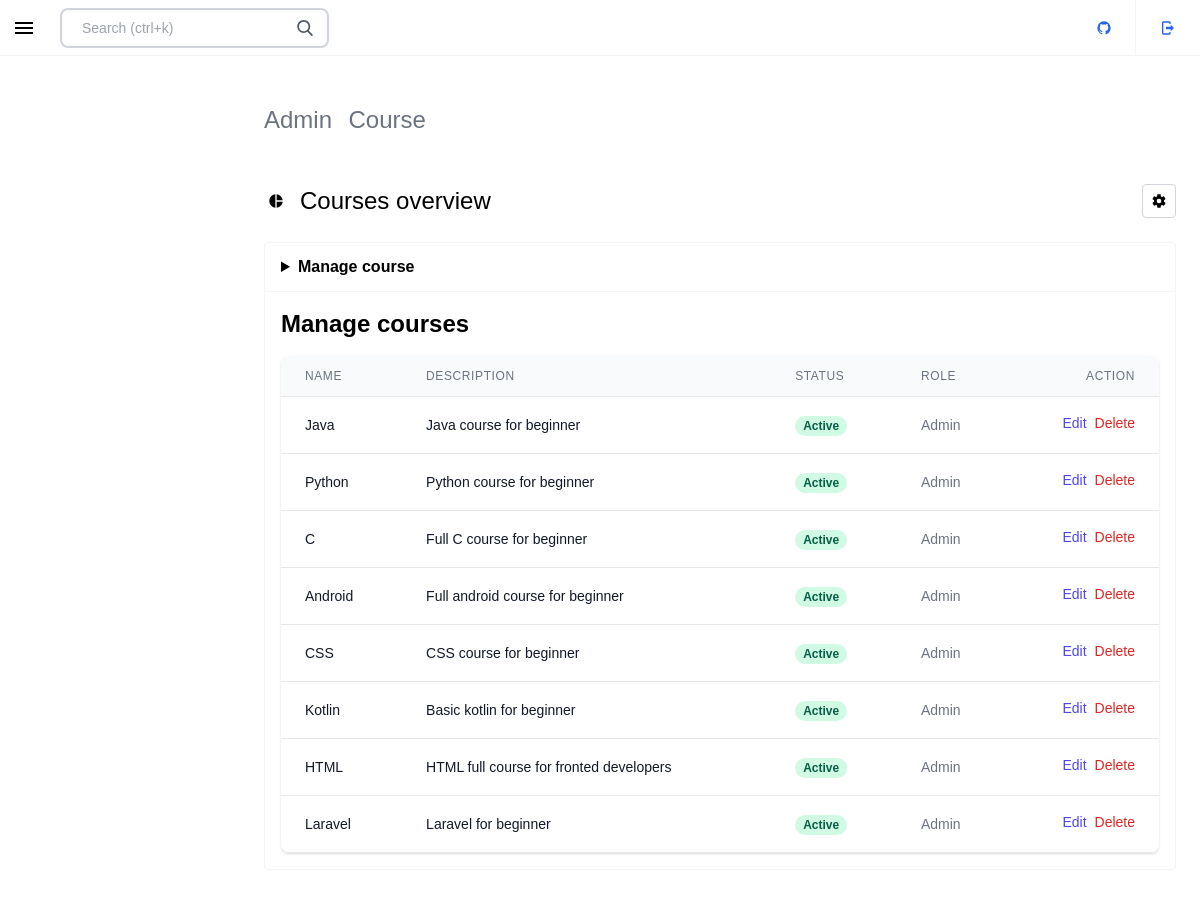
/admin/index.php (signed in), run on an earlier commit of the app's database.
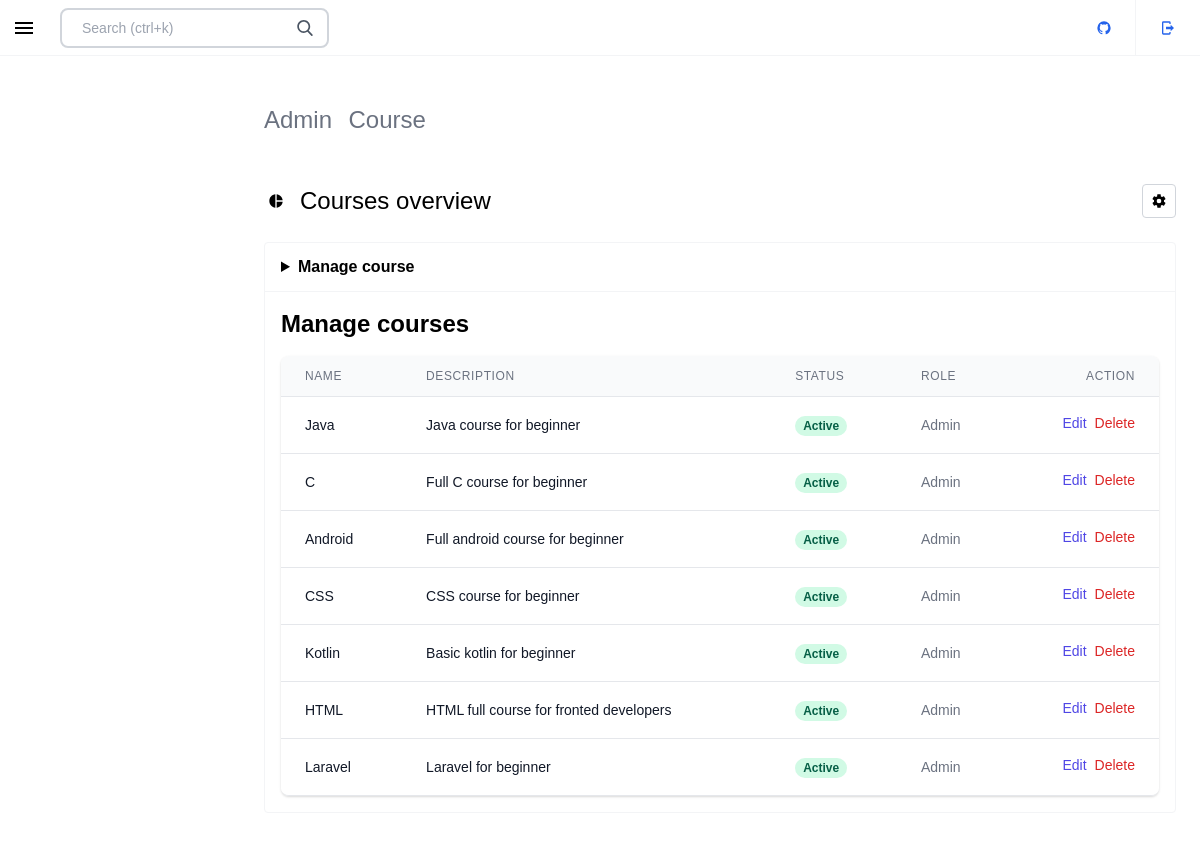
And on a later commit of the database.
### tables this page shows
CREATE TABLE `courses` (
  `id` int(11) NOT NULL AUTO_INCREMENT,
  `course_name` varchar(255) DEFAULT NULL,
  `course_description` varchar(255) DEFAULT NULL,
  `course_image` varchar(255) DEFAULT NULL,
  `user_id` int(11) DEFAULT NULL,
  `language_id` int(11) DEFAULT NULL,
  PRIMARY KEY (`id`),
  KEY `course_user_id_fk` (`user_id`),
  KEY `course_language_fk` (`language_id`),
  CONSTRAINT `course_language_fk` FOREIGN KEY (`language_id`) REFERENCES `languages` (`lang_id`) ON DELETE SET NULL,
  CONSTRAINT `course_user_id_fk` FOREIGN KEY (`user_id`) REFERENCES `users` (`id`)
);

### admin/inc/function.php (called while the page is built, shortened)
<?php
function display_courses()
{
    include("inc/connect.php");
    $query = $con->prepare("select * from courses");
    $query->setFetchMode(PDO::FETCH_ASSOC);
    $query->execute();
    while ($row = $query->fetch()) {
        $course_list[] = $row;
    }
    return $course_list;
}

### admin/inc/course/course.php (the view, shortened to what the changed rows need)
<link href="https://cdn.jsdelivr.net/npm/tom-select/dist/css/tom-select.css" rel="stylesheet" />
<?php
$courses = display_courses(); ?>
<section class="px-0 md:px-6 py-6">
    <section class="px-6 sm:px-0 mb-6 flex items-center justify-between">
        <div class="flex items-center justify-start">
            <h1 class="text-2xl">Courses overview</h1>
        </div>
    </section>
    <div class="md:rounded border-gray-100 dark:bg-gray-900/70 bg-white border dark:border-gray-800 mb-6">
        <div class="flex flex-col flex-grow mt-4">
            <div class="my-2">
                <div class="py-2 align-middle px-4">
                    <div class="shadow overflow-hidden border-b border-gray-200 sm:rounded-lg">
                        <table class="divide-y divide-gray-200 min-w-full">
                            <thead class="bg-gray-50">
                                <tr>
                                    <th scope="col" class="px-6 py-3 text-left text-xs font-medium text-gray-500 uppercase tracking-wider">Name</th>
                                    <th scope="col" class="px-6 py-3 text-left text-xs font-medium text-gray-500 uppercase tracking-wider">Description</th>
                                    <th scope="col" class="px-6 py-3 text-left text-xs font-medium text-gray-500 uppercase tracking-wider">Status</th>
                                    <th scope="col" class="px-6 py-3 text-left text-xs font-medium text-gray-500 uppercase tracking-wider">Role</th>
                                    <th scope="col" class="px-6 py-3 text-left text-xs font-medium text-gray-500 uppercase tracking-wider text-right">Action</th>
                                </tr>
                            </thead>
                            <tbody class="bg-white divide-y divide-gray-200">
                                <?php
                                $courses = display_courses();
                                foreach ($courses as $course) {
                                ?>
                                    <tr>
                                        <td class="px-6 py-4 whitespace-nowrap">
                                            <div class="flex items-center">
                                                <div class="text-sm font-medium text-gray-900"> <?php echo $course['course_name'] ?> </div>
                                            </div>
                                        </td>
                                        <td class="px-6 py-4 whitespace-nowrap">
                                            <div class="flex items-center">
                                                <div class="text-sm font-medium text-gray-900"> <?php echo $course['course_description'] ?> </div>
                                            </div>
                                        </td>
                                        <td class="px-6 py-4 whitespace-nowrap">
                                            <span class="px-2 inline-flex text-xs leading-5 font-semibold rounded-full bg-green-100 text-green-800"> Active </span>
                                        </td>
                                        <td class="px-6 py-4 whitespace-nowrap text-sm text-gray-500">Admin</td>
                                        <td class="px-6 py-4 whitespace-nowrap text-right text-sm font-medium flex justify-end">
                                            <a href="index.php?edit_course=<?php echo $course['id'] ?>" class="text-indigo-600 hover:text-indigo-900">Edit</a>
                                            <form action="inc/controller/course_controller.php" method="POST">
                                                <button name="del_course_id" class="text-red-600 hover:text-red-900 ml-2">Delete</button>
                                            </form>
                                        </td>
                                    </tr>
                                <?php }
                                ?>
                            </tbody>
                        </table>
                    </div>
                </div>
            </div>
        </div>
    </div>
</section>

What changed in the data, as far as the page shows it:
removed courses: course_name "Python", course_description "Python course for beginner"
